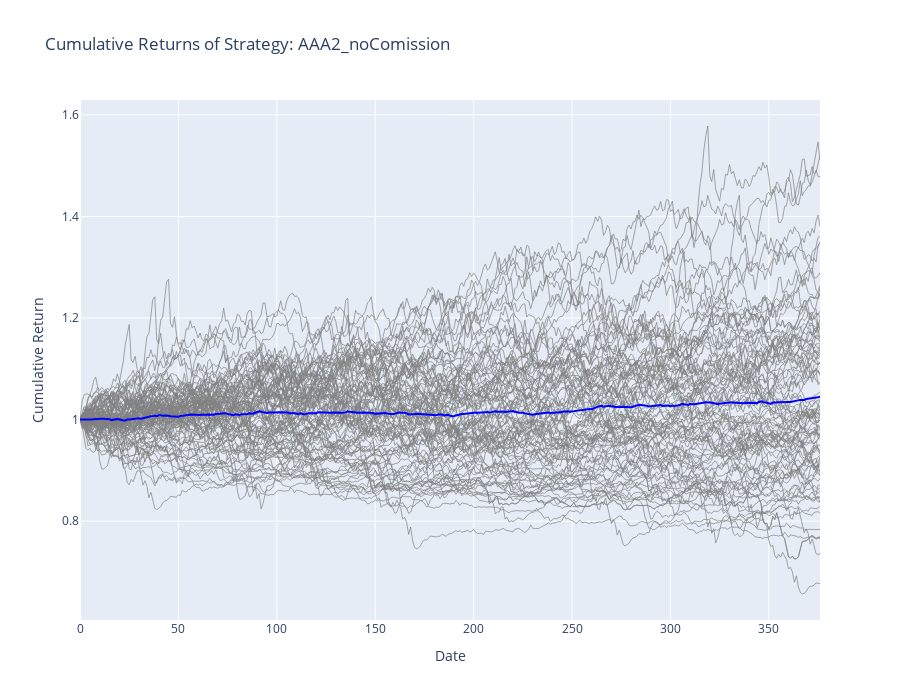

Here is the notebook cell this chart was saved with:
### Code cell
strategies_avg_bt_performance = test_results.get_strategies_bt_performance(aggregator='mean') #possible values: 'mean', 'median', 'min', 'max'
strategies_bt_min_performance = test_results.get_strategies_bt_performance(aggregator='min')
strategies_bt_max_performance = test_results.get_strategies_bt_performance(aggregator='max')

columns_to_drop = ['Calmar ratio', 'SQN', 'SQN trades', 'period_avg', 'period_stddev', 'period_positive', 'period_negative', 'period_best', 'period_worst']
column_orders = ['VWR','Sharpe ratio', 'annual volatility', 'annual return', 'final_value', 'Sortino ratio', 'max drawdown', 'VaR (5%)', 'skewness', 'kurtosis']
strategies_avg_bt_performance = strategies_avg_bt_performance.drop(columns=columns_to_drop)
strategies_bt_min_performance = strategies_bt_min_performance.drop(columns=columns_to_drop)
strategies_bt_max_performance = strategies_bt_max_performance.drop(columns=columns_to_drop)
strategies_avg_bt_performance = strategies_avg_bt_performance[column_orders]
strategies_bt_min_performance = strategies_bt_min_performance[column_orders]
strategies_bt_max_performance = strategies_bt_max_performance[column_orders]

strategy_summary_df = pd.DataFrame({
    "Average": strategies_avg_bt_performance.loc[analyze_strategy],
    "Minimum": strategies_bt_min_performance.loc[analyze_strategy],
    "Maximum": strategies_bt_max_performance.loc[analyze_strategy],
}).T

def format_df(df, decimals=2):
    return df.applymap(lambda x: f"{x:,.{decimals}f}" if isinstance(x, (int, float, np.floating)) else x)

display(Markdown(f"#### {analyze_strategy} Performance"))
display(Markdown(format_df(strategy_summary_df).sort_values('VWR').to_markdown()))

#of not existing, create images directory
if not os.path.exists("images"):
    os.makedirs("images")
if not os.path.exists(f"images/{analyze_strategy}"):
    os.makedirs(f"images/{analyze_strategy}")

with open(f"{strategy_images_path}/performance_analyzers.md", "w") as f:
    f.write(f"#### {analyze_strategy} Performance\n")
    f.write(format_df(strategy_summary_df).sort_values('VWR').to_markdown())

strategy_returns = test_results.strategies[analyze_strategy].get_returns()
strategy_cum_returns = (1 + strategy_returns).cumprod()
datasets_returns = test_results.strategies[analyze_strategy].get_datasets_returns()
datasets_cum_returns = (1 + datasets_returns).cumprod()

# Build an interactive Plotly chart showing all dataset cum-returns (faint gray)
# with the strategy cumulative return overlaid in blue.
# Use existing variables: datasets_cum_returns, strategy_cum_returns, analyze_strategy

# Prepare strategy series (handle DataFrame or Series)
if isinstance(strategy_cum_returns, pd.DataFrame):
    strat_series = strategy_cum_returns.iloc[:, 0]
else:
    strat_series = strategy_cum_returns

fig = go.Figure(layout=dict(height=700))

# Add each dataset as a faint gray trace
for col in datasets_cum_returns.columns:
    fig.add_trace(go.Scatter(
        x=datasets_cum_returns.index,
        y=datasets_cum_returns[col],
        mode='lines',
        line=dict(color='gray', width=1),
        opacity=0.7,
        name=col,
        showlegend=False,
        hovertemplate=col + '<br>Date: %{x}<br>Cumulative Return: %{y:.4f}<extra></extra>'
    ))

# Add the strategy cumulative return on top
fig.add_trace(go.Scatter(
    x=strat_series.index,
    y=strat_series.values,
    mode='lines',
    line=dict(color='blue', width=2),
    name=f'{analyze_strategy} (Average)',
    hovertemplate=analyze_strategy + '<br>Date: %{x}<br>Cumulative Return: %{y:.4f}<extra></extra>'
))

fig.update_layout(
    title=f'Cumulative Returns of Strategy: {analyze_strategy}',
    xaxis_title='Date',
    yaxis_title='Cumulative Return',
    hovermode='closest',   # show only one data point on hover
    showlegend=False
)

pyoff.iplot(fig)

### Figure 1 — Plotly figure (JSON) as saved in the notebook; plotly's stock layout.template omitted (floating-point values rounded to 4 significant figures; data arrays with more than 128 entries replaced by an {"elided": "..."} marker saying what was removed)
{"data": [{"hovertemplate": "dataset_1<br>Date: %{x}<br>Cumulative Return: %{y:.4f}<extra></extra>", "line": {"color": "gray", "width": 1}, "mode": "lines", "name": "dataset_1", "opacity": 0.7, "showlegend": false, "type": "scatter", "x": {"elided": "377 int values"}, "y": {"elided": "377 float values"}}, {"hovertemplate": "dataset_2<br>Date: %{x}<br>Cumulative Return: %{y:.4f}<extra></extra>", "line": {"color": "gray", "width": 1}, "mode": "lines", "name": "dataset_2", "opacity": 0.7, "showlegend": false, "type": "scatter", "x": {"elided": "377 int values"}, "y": {"elided": "377 float values"}}, {"hovertemplate": "dataset_3<br>Date: %{x}<br>Cumulative Return: %{y:.4f}<extra></extra>", "line": {"color": "gray", "width": 1}, "mode": "lines", "name": "dataset_3", "opacity": 0.7, "showlegend": false, "type": "scatter", "x": {"elided": "377 int values"}, "y": {"elided": "377 float values"}}, {"hovertemplate": "dataset_4<br>Date: %{x}<br>Cumulative Return: %{y:.4f}<extra></extra>", "line": {"color": "gray", "width": 1}, "mode": "lines", "name": "dataset_4", "opacity": 0.7, "showlegend": false, "type": "scatter", "x": {"elided": "377 int values"}, "y": {"elided": "377 float values"}}, {"hovertemplate": "dataset_5<br>Date: %{x}<br>Cumulative Return: %{y:.4f}<extra></extra>", "line": {"color": "gray", "width": 1}, "mode": "lines", "name": "dataset_5", "opacity": 0.7, "showlegend": false, "type": "scatter", "x": {"elided": "377 int values"}, "y": {"elided": "377 float values"}}, {"hovertemplate": "dataset_6<br>Date: %{x}<br>Cumulative Return: %{y:.4f}<extra></extra>", "line": {"color": "gray", "width": 1}, "mode": "lines", "name": "dataset_6", "opacity": 0.7, "showlegend": false, "type": "scatter", "x": {"elided": "377 int values"}, "y": {"elided": "377 float values"}}, {"hovertemplate": "dataset_7<br>Date: %{x}<br>Cumulative Return: %{y:.4f}<extra></extra>", "line": {"color": "gray", "width": 1}, "mode": "lines", "name": "dataset_7", "opacity": 0.7, "showlegend": false, "type": "scatter", "x": {"elided": "377 int values"}, "y": {"elided": "377 float values"}}, {"hovertemplate": "dataset_8<br>Date: %{x}<br>Cumulative Return: %{y:.4f}<extra></extra>", "line": {"color": "gray", "width": 1}, "mode": "lines", "name": "dataset_8", "opacity": 0.7, "showlegend": false, "type": "scatter", "x": {"elided": "377 int values"}, "y": {"elided": "377 float values"}}, {"hovertemplate": "dataset_9<br>Date: %{x}<br>Cumulative Return: %{y:.4f}<extra></extra>", "line": {"color": "gray", "width": 1}, "mode": "lines", "name": "dataset_9", "opacity": 0.7, "showlegend": false, "type": "scatter", "x": {"elided": "377 int values"}, "y": {"elided": "377 float values"}}, {"hovertemplate": "dataset_10<br>Date: %{x}<br>Cumulative Return: %{y:.4f}<extra></extra>", "line": {"color": "gray", "width": 1}, "mode": "lines", "name": "dataset_10", "opacity": 0.7, "showlegend": false, "type": "scatter", "x": {"elided": "377 int values"}, "y": {"elided": "377 float values"}}, {"hovertemplate": "dataset_11<br>Date: %{x}<br>Cumulative Return: %{y:.4f}<extra></extra>", "line": {"color": "gray", "width": 1}, "mode": "lines", "name": "dataset_11", "opacity": 0.7, "showlegend": false, "type": "scatter", "x": {"elided": "377 int values"}, "y": {"elided": "377 float values"}}, {"hovertemplate": "dataset_12<br>Date: %{x}<br>Cumulative Return: %{y:.4f}<extra></extra>", "line": {"color": "gray", "width": 1}, "mode": "lines", "name": "dataset_12", "opacity": 0.7, "showlegend": false, "type": "scatter", "x": {"elided": "377 int values"}, "y": {"elided": "377 float values"}}, {"hovertemplate": "dataset_13<br>Date: %{x}<br>Cumulative Return: %{y:.4f}<extra></extra>", "line": {"color": "gray", "width": 1}, "mode": "lines", "name": "dataset_13", "opacity": 0.7, "showlegend": false, "type": "scatter", "x": {"elided": "377 int values"}, "y": {"elided": "377 float values"}}, {"hovertemplate": "dataset_14<br>Date: %{x}<br>Cumulative Return: %{y:.4f}<extra></extra>", "line": {"color": "gray", "width": 1}, "mode": "lines", "name": "dataset_14", "opacity": 0.7, "showlegend": false, "type": "scatter", "x": {"elided": "377 int values"}, "y": {"elided": "377 float values"}}, {"hovertemplate": "dataset_15<br>Date: %{x}<br>Cumulative Return: %{y:.4f}<extra></extra>", "line": {"color": "gray", "width": 1}, "mode": "lines", "name": "dataset_15", "opacity": 0.7, "showlegend": false, "type": "scatter", "x": {"elided": "377 int values"}, "y": {"elided": "377 float values"}}, {"hovertemplate": "dataset_16<br>Date: %{x}<br>Cumulative Return: %{y:.4f}<extra></extra>", "line": {"color": "gray", "width": 1}, "mode": "lines", "name": "dataset_16", "opacity": 0.7, "showlegend": false, "type": "scatter", "x": {"elided": "377 int values"}, "y": {"elided": "377 float values"}}, {"hovertemplate": "dataset_17<br>Date: %{x}<br>Cumulative Return: %{y:.4f}<extra></extra>", "line": {"color": "gray", "width": 1}, "mode": "lines", "name": "dataset_17", "opacity": 0.7, "showlegend": false, "type": "scatter", "x": {"elided": "377 int values"}, "y": {"elided": "377 float values"}}, {"hovertemplate": "dataset_18<br>Date: %{x}<br>Cumulative Return: %{y:.4f}<extra></extra>", "line": {"color": "gray", "width": 1}, "mode": "lines", "name": "dataset_18", "opacity": 0.7, "showlegend": false, "type": "scatter", "x": {"elided": "377 int values"}, "y": {"elided": "377 float values"}}, {"hovertemplate": "dataset_19<br>Date: %{x}<br>Cumulative Return: %{y:.4f}<extra></extra>", "line": {"color": "gray", "width": 1}, "mode": "lines", "name": "dataset_19", "opacity": 0.7, "showlegend": false, "type": "scatter", "x": {"elided": "377 int values"}, "y": {"elided": "377 float values"}}, {"hovertemplate": "dataset_20<br>Date: %{x}<br>Cumulative Return: %{y:.4f}<extra></extra>", "line": {"color": "gray", "width": 1}, "mode": "lines", "name": "dataset_20", "opacity": 0.7, "showlegend": false, "type": "scatter", "x": {"elided": "377 int values"}, "y": {"elided": "377 float values"}}, {"hovertemplate": "dataset_21<br>Date: %{x}<br>Cumulative Return: %{y:.4f}<extra></extra>", "line": {"color": "gray", "width": 1}, "mode": "lines", "name": "dataset_21", "opacity": 0.7, "showlegend": false, "type": "scatter", "x": {"elided": "377 int values"}, "y": {"elided": "377 float values"}}, {"hovertemplate": "dataset_22<br>Date: %{x}<br>Cumulative Return: %{y:.4f}<extra></extra>", "line": {"color": "gray", "width": 1}, "mode": "lines", "name": "dataset_22", "opacity": 0.7, "showlegend": false, "type": "scatter", "x": {"elided": "377 int values"}, "y": {"elided": "377 float values"}}, {"hovertemplate": "dataset_23<br>Date: %{x}<br>Cumulative Return: %{y:.4f}<extra></extra>", "line": {"color": "gray", "width": 1}, "mode": "lines", "name": "dataset_23", "opacity": 0.7, "showlegend": false, "type": "scatter", "x": {"elided": "377 int values"}, "y": {"elided": "377 float values"}}, {"hovertemplate": "dataset_24<br>Date: %{x}<br>Cumulative Return: %{y:.4f}<extra></extra>", "line": {"color": "gray", "width": 1}, "mode": "lines", "name": "dataset_24", "opacity": 0.7, "showlegend": false, "type": "scatter", "x": {"elided": "377 int values"}, "y": {"elided": "377 float values"}}, {"hovertemplate": "dataset_25<br>Date: %{x}<br>Cumulative Return: %{y:.4f}<extra></extra>", "line": {"color": "gray", "width": 1}, "mode": "lines", "name": "dataset_25", "opacity": 0.7, "showlegend": false, "type": "scatter", "x": {"elided": "377 int values"}, "y": {"elided": "377 float values"}}, {"hovertemplate": "dataset_26<br>Date: %{x}<br>Cumulative Return: %{y:.4f}<extra></extra>", "line": {"color": "gray", "width": 1}, "mode": "lines", "name": "dataset_26", "opacity": 0.7, "showlegend": false, "type": "scatter", "x": {"elided": "377 int values"}, "y": {"elided": "377 float values"}}, {"hovertemplate": "dataset_27<br>Date: %{x}<br>Cumulative Return: %{y:.4f}<extra></extra>", "line": {"color": "gray", "width": 1}, "mode": "lines", "name": "dataset_27", "opacity": 0.7, "showlegend": false, "type": "scatter", "x": {"elided": "377 int values"}, "y": {"elided": "377 float values"}}, {"hovertemplate": "dataset_28<br>Date: %{x}<br>Cumulative Return: %{y:.4f}<extra></extra>", "line": {"color": "gray", "width": 1}, "mode": "lines", "name": "dataset_28", "opacity": 0.7, "showlegend": false, "type": "scatter", "x": {"elided": "377 int values"}, "y": {"elided": "377 float values"}}, {"hovertemplate": "dataset_29<br>Date: %{x}<br>Cumulative Return: %{y:.4f}<extra></extra>", "line": {"color": "gray", "width": 1}, "mode": "lines", "name": "dataset_29", "opacity": 0.7, "showlegend": false, "type": "scatter", "x": {"elided": "377 int values"}, "y": {"elided": "377 float values"}}, {"hovertemplate": "dataset_30<br>Date: %{x}<br>Cumulative Return: %{y:.4f}<extra></extra>", "line": {"color": "gray", "width": 1}, "mode": "lines", "name": "dataset_30", "opacity": 0.7, "showlegend": false, "type": "scatter", "x": {"elided": "377 int values"}, "y": {"elided": "377 float values"}}, {"hovertemplate": "dataset_31<br>Date: %{x}<br>Cumulative Return: %{y:.4f}<extra></extra>", "line": {"color": "gray", "width": 1}, "mode": "lines", "name": "dataset_31", "opacity": 0.7, "showlegend": false, "type": "scatter", "x": {"elided": "377 int values"}, "y": {"elided": "377 float values"}}, {"hovertemplate": "dataset_32<br>Date: %{x}<br>Cumulative Return: %{y:.4f}<extra></extra>", "line": {"color": "gray", "width": 1}, "mode": "lines", "name": "dataset_32", "opacity": 0.7, "showlegend": false, "type": "scatter", "x": {"elided": "377 int values"}, "y": {"elided": "377 float values"}}, {"hovertemplate": "dataset_33<br>Date: %{x}<br>Cumulative Return: %{y:.4f}<extra></extra>", "line": {"color": "gray", "width": 1}, "mode": "lines", "name": "dataset_33", "opacity": 0.7, "showlegend": false, "type": "scatter", "x": {"elided": "377 int values"}, "y": {"elided": "377 float values"}}, {"hovertemplate": "dataset_34<br>Date: %{x}<br>Cumulative Return: %{y:.4f}<extra></extra>", "line": {"color": "gray", "width": 1}, "mode": "lines", "name": "dataset_34", "opacity": 0.7, "showlegend": false, "type": "scatter", "x": {"elided": "377 int values"}, "y": {"elided": "377 float values"}}, {"hovertemplate": "dataset_35<br>Date: %{x}<br>Cumulative Return: %{y:.4f}<extra></extra>", "line": {"color": "gray", "width": 1}, "mode": "lines", "name": "dataset_35", "opacity": 0.7, "showlegend": false, "type": "scatter", "x": {"elided": "377 int values"}, "y": {"elided": "377 float values"}}, {"hovertemplate": "dataset_36<br>Date: %{x}<br>Cumulative Return: %{y:.4f}<extra></extra>", "line": {"color": "gray", "width": 1}, "mode": "lines", "name": "dataset_36", "opacity": 0.7, "showlegend": false, "type": "scatter", "x": {"elided": "377 int values"}, "y": {"elided": "377 float values"}}, {"hovertemplate": "dataset_37<br>Date: %{x}<br>Cumulative Return: %{y:.4f}<extra></extra>", "line": {"color": "gray", "width": 1}, "mode": "lines", "name": "dataset_37", "opacity": 0.7, "showlegend": false, "type": "scatter", "x": {"elided": "377 int values"}, "y": {"elided": "377 float values"}}, {"hovertemplate": "dataset_38<br>Date: %{x}<br>Cumulative Return: %{y:.4f}<extra></extra>", "line": {"color": "gray", "width": 1}, "mode": "lines", "name": "dataset_38", "opacity": 0.7, "showlegend": false, "type": "scatter", "x": {"elided": "377 int values"}, "y": {"elided": "377 float values"}}, {"hovertemplate": "dataset_39<br>Date: %{x}<br>Cumulative Return: %{y:.4f}<extra></extra>", "line": {"color": "gray", "width": 1}, "mode": "lines", "name": "dataset_39", "opacity": 0.7, "showlegend": false, "type": "scatter", "x": {"elided": "377 int values"}, "y": {"elided": "377 float values"}}, {"hovertemplate": "dataset_40<br>Date: %{x}<br>Cumulative Return: %{y:.4f}<extra></extra>", "line": {"color": "gray", "width": 1}, "mode": "lines", "name": "dataset_40", "opacity": 0.7, "showlegend": false, "type": "scatter", "x": {"elided": "377 int values"}, "y": {"elided": "377 float values"}}, {"hovertemplate": "dataset_41<br>Date: %{x}<br>Cumulative Return: %{y:.4f}<extra></extra>", "line": {"color": "gray", "width": 1}, "mode": "lines", "name": "dataset_41", "opacity": 0.7, "showlegend": false, "type": "scatter", "x": {"elided": "377 int values"}, "y": {"elided": "377 float values"}}, {"hovertemplate": "dataset_42<br>Date: %{x}<br>Cumulative Return: %{y:.4f}<extra></extra>", "line": {"color": "gray", "width": 1}, "mode": "lines", "name": "dataset_42", "opacity": 0.7, "showlegend": false, "type": "scatter", "x": {"elided": "377 int values"}, "y": {"elided": "377 float values"}}, {"hovertemplate": "dataset_43<br>Date: %{x}<br>Cumulative Return: %{y:.4f}<extra></extra>", "line": {"color": "gray", "width": 1}, "mode": "lines", "name": "dataset_43", "opacity": 0.7, "showlegend": false, "type": "scatter", "x": {"elided": "377 int values"}, "y": {"elided": "377 float values"}}, {"hovertemplate": "dataset_44<br>Date: %{x}<br>Cumulative Return: %{y:.4f}<extra></extra>", "line": {"color": "gray", "width": 1}, "mode": "lines", "name": "dataset_44", "opacity": 0.7, "showlegend": false, "type": "scatter", "x": {"elided": "377 int values"}, "y": {"elided": "377 float values"}}, {"hovertemplate": "dataset_45<br>Date: %{x}<br>Cumulative Return: %{y:.4f}<extra></extra>", "line": {"color": "gray", "width": 1}, "mode": "lines", "name": "dataset_45", "opacity": 0.7, "showlegend": false, "type": "scatter", "x": {"elided": "377 int values"}, "y": {"elided": "377 float values"}}, {"hovertemplate": "dataset_46<br>Date: %{x}<br>Cumulative Return: %{y:.4f}<extra></extra>", "line": {"color": "gray", "width": 1}, "mode": "lines", "name": "dataset_46", "opacity": 0.7, "showlegend": false, "type": "scatter", "x": {"elided": "377 int values"}, "y": {"elided": "377 float values"}}, {"hovertemplate": "dataset_47<br>Date: %{x}<br>Cumulative Return: %{y:.4f}<extra></extra>", "line": {"color": "gray", "width": 1}, "mode": "lines", "name": "dataset_47", "opacity": 0.7, "showlegend": false, "type": "scatter", "x": {"elided": "377 int values"}, "y": {"elided": "377 float values"}}, {"hovertemplate": "dataset_48<br>Date: %{x}<br>Cumulative Return: %{y:.4f}<extra></extra>", "line": {"color": "gray", "width": 1}, "mode": "lines", "name": "dataset_48", "opacity": 0.7, "showlegend": false, "type": "scatter", "x": {"elided": "377 int values"}, "y": {"elided": "377 float values"}}, {"hovertemplate": "dataset_49<br>Date: %{x}<br>Cumulative Return: %{y:.4f}<extra></extra>", "line": {"color": "gray", "width": 1}, "mode": "lines", "name": "dataset_49", "opacity": 0.7, "showlegend": false, "type": "scatter", "x": {"elided": "377 int values"}, "y": {"elided": "377 float values"}}, {"hovertemplate": "dataset_50<br>Date: %{x}<br>Cumulative Return: %{y:.4f}<extra></extra>", "line": {"color": "gray", "width": 1}, "mode": "lines", "name": "dataset_50", "opacity": 0.7, "showlegend": false, "type": "scatter", "x": {"elided": "377 int values"}, "y": {"elided": "377 float values"}}, {"hovertemplate": "dataset_51<br>Date: %{x}<br>Cumulative Return: %{y:.4f}<extra></extra>", "line": {"color": "gray", "width": 1}, "mode": "lines", "name": "dataset_51", "opacity": 0.7, "showlegend": false, "type": "scatter", "x": {"elided": "377 int values"}, "y": {"elided": "377 float values"}}, {"hovertemplate": "dataset_52<br>Date: %{x}<br>Cumulative Return: %{y:.4f}<extra></extra>", "line": {"color": "gray", "width": 1}, "mode": "lines", "name": "dataset_52", "opacity": 0.7, "showlegend": false, "type": "scatter", "x": {"elided": "377 int values"}, "y": {"elided": "377 float values"}}, {"hovertemplate": "dataset_53<br>Date: %{x}<br>Cumulative Return: %{y:.4f}<extra></extra>", "line": {"color": "gray", "width": 1}, "mode": "lines", "name": "dataset_53", "opacity": 0.7, "showlegend": false, "type": "scatter", "x": {"elided": "377 int values"}, "y": {"elided": "377 float values"}}, {"hovertemplate": "dataset_54<br>Date: %{x}<br>Cumulative Return: %{y:.4f}<extra></extra>", "line": {"color": "gray", "width": 1}, "mode": "lines", "name": "dataset_54", "opacity": 0.7, "showlegend": false, "type": "scatter", "x": {"elided": "377 int values"}, "y": {"elided": "377 float values"}}, {"hovertemplate": "dataset_55<br>Date: %{x}<br>Cumulative Return: %{y:.4f}<extra></extra>", "line": {"color": "gray", "width": 1}, "mode": "lines", "name": "dataset_55", "opacity": 0.7, "showlegend": false, "type": "scatter", "x": {"elided": "377 int values"}, "y": {"elided": "377 float values"}}, {"hovertemplate": "dataset_56<br>Date: %{x}<br>Cumulative Return: %{y:.4f}<extra></extra>", "line": {"color": "gray", "width": 1}, "mode": "lines", "name": "dataset_56", "opacity": 0.7, "showlegend": false, "type": "scatter", "x": {"elided": "377 int values"}, "y": {"elided": "377 float values"}}, {"hovertemplate": "dataset_57<br>Date: %{x}<br>Cumulative Return: %{y:.4f}<extra></extra>", "line": {"color": "gray", "width": 1}, "mode": "lines", "name": "dataset_57", "opacity": 0.7, "showlegend": false, "type": "scatter", "x": {"elided": "377 int values"}, "y": {"elided": "377 float values"}}, {"hovertemplate": "dataset_58<br>Date: %{x}<br>Cumulative Return: %{y:.4f}<extra></extra>", "line": {"color": "gray", "width": 1}, "mode": "lines", "name": "dataset_58", "opacity": 0.7, "showlegend": false, "type": "scatter", "x": {"elided": "377 int values"}, "y": {"elided": "377 float values"}}, {"hovertemplate": "dataset_59<br>Date: %{x}<br>Cumulative Return: %{y:.4f}<extra></extra>", "line": {"color": "gray", "width": 1}, "mode": "lines", "name": "dataset_59", "opacity": 0.7, "showlegend": false, "type": "scatter", "x": {"elided": "377 int values"}, "y": {"elided": "377 float values"}}, {"hovertemplate": "dataset_60<br>Date: %{x}<br>Cumulative Return: %{y:.4f}<extra></extra>", "line": {"color": "gray", "width": 1}, "mode": "lines", "name": "dataset_60", "opacity": 0.7, "showlegend": false, "type": "scatter", "x": {"elided": "377 int values"}, "y": {"elided": "377 float values"}}, {"hovertemplate": "dataset_61<br>Date: %{x}<br>Cumulative Return: %{y:.4f}<extra></extra>", "line": {"color": "gray", "width": 1}, "mode": "lines", "name": "dataset_61", "opacity": 0.7, "showlegend": false, "type": "scatter", "x": {"elided": "377 int values"}, "y": {"elided": "377 float values"}}, {"hovertemplate": "dataset_62<br>Date: %{x}<br>Cumulative Return: %{y:.4f}<extra></extra>", "line": {"color": "gray", "width": 1}, "mode": "lines", "name": "dataset_62", "opacity": 0.7, "showlegend": false, "type": "scatter", "x": {"elided": "377 int values"}, "y": {"elided": "377 float values"}}, {"hovertemplate": "dataset_63<br>Date: %{x}<br>Cumulative Return: %{y:.4f}<extra></extra>", "line": {"color": "gray", "width": 1}, "mode": "lines", "name": "dataset_63", "opacity": 0.7, "showlegend": false, "type": "scatter", "x": {"elided": "377 int values"}, "y": {"elided": "377 float values"}}, {"hovertemplate": "dataset_64<br>Date: %{x}<br>Cumulative Return: %{y:.4f}<extra></extra>", "line": {"color": "gray", "width": 1}, "mode": "lines", "name": "dataset_64", "opacity": 0.7, "showlegend": false, "type": "scatter", "x": {"elided": "377 int values"}, "y": {"elided": "377 float values"}}, {"hovertemplate": "dataset_65<br>Date: %{x}<br>Cumulative Return: %{y:.4f}<extra></extra>", "line": {"color": "gray", "width": 1}, "mode": "lines", "name": "dataset_65", "opacity": 0.7, "showlegend": false, "type": "scatter", "x": {"elided": "377 int values"}, "y": {"elided": "377 float values"}}, {"hovertemplate": "dataset_66<br>Date: %{x}<br>Cumulative Return: %{y:.4f}<extra></extra>", "line": {"color": "gray", "width": 1}, "mode": "lines", "name": "dataset_66", "opacity": 0.7, "showlegend": false, "type": "scatter", "x": {"elided": "377 int values"}, "y": {"elided": "377 float values"}}, {"hovertemplate": "dataset_67<br>Date: %{x}<br>Cumulative Return: %{y:.4f}<extra></extra>", "line": {"color": "gray", "width": 1}, "mode": "lines", "name": "dataset_67", "opacity": 0.7, "showlegend": false, "type": "scatter", "x": {"elided": "377 int values"}, "y": {"elided": "377 float values"}}, {"hovertemplate": "dataset_68<br>Date: %{x}<br>Cumulative Return: %{y:.4f}<extra></extra>", "line": {"color": "gray", "width": 1}, "mode": "lines", "name": "dataset_68", "opacity": 0.7, "showlegend": false, "type": "scatter", "x": {"elided": "377 int values"}, "y": {"elided": "377 float values"}}, {"hovertemplate": "dataset_69<br>Date: %{x}<br>Cumulative Return: %{y:.4f}<extra></extra>", "line": {"color": "gray", "width": 1}, "mode": "lines", "name": "dataset_69", "opacity": 0.7, "showlegend": false, "type": "scatter", "x": {"elided": "377 int values"}, "y": {"elided": "377 float values"}}, {"hovertemplate": "dataset_70<br>Date: %{x}<br>Cumulative Return: %{y:.4f}<extra></extra>", "line": {"color": "gray", "width": 1}, "mode": "lines", "name": "dataset_70", "opacity": 0.7, "showlegend": false, "type": "scatter", "x": {"elided": "377 int values"}, "y": {"elided": "377 float values"}}, {"hovertemplate": "dataset_71<br>Date: %{x}<br>Cumulative Return: %{y:.4f}<extra></extra>", "line": {"color": "gray", "width": 1}, "mode": "lines", "name": "dataset_71", "opacity": 0.7, "showlegend": false, "type": "scatter", "x": {"elided": "377 int values"}, "y": {"elided": "377 float values"}}, {"hovertemplate": "dataset_72<br>Date: %{x}<br>Cumulative Return: %{y:.4f}<extra></extra>", "line": {"color": "gray", "width": 1}, "mode": "lines", "name": "dataset_72", "opacity": 0.7, "showlegend": false, "type": "scatter", "x": {"elided": "377 int values"}, "y": {"elided": "377 float values"}}, {"hovertemplate": "dataset_73<br>Date: %{x}<br>Cumulative Return: %{y:.4f}<extra></extra>", "line": {"color": "gray", "width": 1}, "mode": "lines", "name": "dataset_73", "opacity": 0.7, "showlegend": false, "type": "scatter", "x": {"elided": "377 int values"}, "y": {"elided": "377 float values"}}, {"hovertemplate": "dataset_74<br>Date: %{x}<br>Cumulative Return: %{y:.4f}<extra></extra>", "line": {"color": "gray", "width": 1}, "mode": "lines", "name": "dataset_74", "opacity": 0.7, "showlegend": false, "type": "scatter", "x": {"elided": "377 int values"}, "y": {"elided": "377 float values"}}, {"hovertemplate": "dataset_75<br>Date: %{x}<br>Cumulative Return: %{y:.4f}<extra></extra>", "line": {"color": "gray", "width": 1}, "mode": "lines", "name": "dataset_75", "opacity": 0.7, "showlegend": false, "type": "scatter", "x": {"elided": "377 int values"}, "y": {"elided": "377 float values"}}, {"hovertemplate": "dataset_76<br>Date: %{x}<br>Cumulative Return: %{y:.4f}<extra></extra>", "line": {"color": "gray", "width": 1}, "mode": "lines", "name": "dataset_76", "opacity": 0.7, "showlegend": false, "type": "scatter", "x": {"elided": "377 int values"}, "y": {"elided": "377 float values"}}, {"hovertemplate": "dataset_77<br>Date: %{x}<br>Cumulative Return: %{y:.4f}<extra></extra>", "line": {"color": "gray", "width": 1}, "mode": "lines", "name": "dataset_77", "opacity": 0.7, "showlegend": false, "type": "scatter", "x": {"elided": "377 int values"}, "y": {"elided": "377 float values"}}, {"hovertemplate": "dataset_78<br>Date: %{x}<br>Cumulative Return: %{y:.4f}<extra></extra>", "line": {"color": "gray", "width": 1}, "mode": "lines", "name": "dataset_78", "opacity": 0.7, "showlegend": false, "type": "scatter", "x": {"elided": "377 int values"}, "y": {"elided": "377 float values"}}, {"hovertemplate": "dataset_79<br>Date: %{x}<br>Cumulative Return: %{y:.4f}<extra></extra>", "line": {"color": "gray", "width": 1}, "mode": "lines", "name": "dataset_79", "opacity": 0.7, "showlegend": false, "type": "scatter", "x": {"elided": "377 int values"}, "y": {"elided": "377 float values"}}, {"hovertemplate": "dataset_80<br>Date: %{x}<br>Cumulative Return: %{y:.4f}<extra></extra>", "line": {"color": "gray", "width": 1}, "mode": "lines", "name": "dataset_80", "opacity": 0.7, "showlegend": false, "type": "scatter", "x": {"elided": "377 int values"}, "y": {"elided": "377 float values"}}, {"hovertemplate": "dataset_81<br>Date: %{x}<br>Cumulative Return: %{y:.4f}<extra></extra>", "line": {"color": "gray", "width": 1}, "mode": "lines", "name": "dataset_81", "opacity": 0.7, "showlegend": false, "type": "scatter", "x": {"elided": "377 int values"}, "y": {"elided": "377 float values"}}, {"hovertemplate": "dataset_82<br>Date: %{x}<br>Cumulative Return: %{y:.4f}<extra></extra>", "line": {"color": "gray", "width": 1}, "mode": "lines", "name": "dataset_82", "opacity": 0.7, "showlegend": false, "type": "scatter", "x": {"elided": "377 int values"}, "y": {"elided": "377 float values"}}, {"hovertemplate": "dataset_83<br>Date: %{x}<br>Cumulative Return: %{y:.4f}<extra></extra>", "line": {"color": "gray", "width": 1}, "mode": "lines", "name": "dataset_83", "opacity": 0.7, "showlegend": false, "type": "scatter", "x": {"elided": "377 int values"}, "y": {"elided": "377 float values"}}, {"hovertemplate": "dataset_84<br>Date: %{x}<br>Cumulative Return: %{y:.4f}<extra></extra>", "line": {"color": "gray", "width": 1}, "mode": "lines", "name": "dataset_84", "opacity": 0.7, "showlegend": false, "type": "scatter", "x": {"elided": "377 int values"}, "y": {"elided": "377 float values"}}, {"hovertemplate": "dataset_85<br>Date: %{x}<br>Cumulative Return: %{y:.4f}<extra></extra>", "line": {"color": "gray", "width": 1}, "mode": "lines", "name": "dataset_85", "opacity": 0.7, "showlegend": false, "type": "scatter", "x": {"elided": "377 int values"}, "y": {"elided": "377 float values"}}, {"hovertemplate": "dataset_86<br>Date: %{x}<br>Cumulative Return: %{y:.4f}<extra></extra>", "line": {"color": "gray", "width": 1}, "mode": "lines", "name": "dataset_86", "opacity": 0.7, "showlegend": false, "type": "scatter", "x": {"elided": "377 int values"}, "y": {"elided": "377 float values"}}, {"hovertemplate": "dataset_87<br>Date: %{x}<br>Cumulative Return: %{y:.4f}<extra></extra>", "line": {"color": "gray", "width": 1}, "mode": "lines", "name": "dataset_87", "opacity": 0.7, "showlegend": false, "type": "scatter", "x": {"elided": "377 int values"}, "y": {"elided": "377 float values"}}, {"hovertemplate": "dataset_88<br>Date: %{x}<br>Cumulative Return: %{y:.4f}<extra></extra>", "line": {"color": "gray", "width": 1}, "mode": "lines", "name": "dataset_88", "opacity": 0.7, "showlegend": false, "type": "scatter", "x": {"elided": "377 int values"}, "y": {"elided": "377 float values"}}, {"hovertemplate": "dataset_89<br>Date: %{x}<br>Cumulative Return: %{y:.4f}<extra></extra>", "line": {"color": "gray", "width": 1}, "mode": "lines", "name": "dataset_89", "opacity": 0.7, "showlegend": false, "type": "scatter", "x": {"elided": "377 int values"}, "y": {"elided": "377 float values"}}, {"hovertemplate": "dataset_90<br>Date: %{x}<br>Cumulative Return: %{y:.4f}<extra></extra>", "line": {"color": "gray", "width": 1}, "mode": "lines", "name": "dataset_90", "opacity": 0.7, "showlegend": false, "type": "scatter", "x": {"elided": "377 int values"}, "y": {"elided": "377 float values"}}, {"hovertemplate": "dataset_91<br>Date: %{x}<br>Cumulative Return: %{y:.4f}<extra></extra>", "line": {"color": "gray", "width": 1}, "mode": "lines", "name": "dataset_91", "opacity": 0.7, "showlegend": false, "type": "scatter", "x": {"elided": "377 int values"}, "y": {"elided": "377 float values"}}, {"hovertemplate": "dataset_92<br>Date: %{x}<br>Cumulative Return: %{y:.4f}<extra></extra>", "line": {"color": "gray", "width": 1}, "mode": "lines", "name": "dataset_92", "opacity": 0.7, "showlegend": false, "type": "scatter", "x": {"elided": "377 int values"}, "y": {"elided": "377 float values"}}, {"hovertemplate": "dataset_93<br>Date: %{x}<br>Cumulative Return: %{y:.4f}<extra></extra>", "line": {"color": "gray", "width": 1}, "mode": "lines", "name": "dataset_93", "opacity": 0.7, "showlegend": false, "type": "scatter", "x": {"elided": "377 int values"}, "y": {"elided": "377 float values"}}, {"hovertemplate": "dataset_94<br>Date: %{x}<br>Cumulative Return: %{y:.4f}<extra></extra>", "line": {"color": "gray", "width": 1}, "mode": "lines", "name": "dataset_94", "opacity": 0.7, "showlegend": false, "type": "scatter", "x": {"elided": "377 int values"}, "y": {"elided": "377 float values"}}, {"hovertemplate": "dataset_95<br>Date: %{x}<br>Cumulative Return: %{y:.4f}<extra></extra>", "line": {"color": "gray", "width": 1}, "mode": "lines", "name": "dataset_95", "opacity": 0.7, "showlegend": false, "type": "scatter", "x": {"elided": "377 int values"}, "y": {"elided": "377 float values"}}, {"hovertemplate": "dataset_96<br>Date: %{x}<br>Cumulative Return: %{y:.4f}<extra></extra>", "line": {"color": "gray", "width": 1}, "mode": "lines", "name": "dataset_96", "opacity": 0.7, "showlegend": false, "type": "scatter", "x": {"elided": "377 int values"}, "y": {"elided": "377 float values"}}, {"hovertemplate": "dataset_97<br>Date: %{x}<br>Cumulative Return: %{y:.4f}<extra></extra>", "line": {"color": "gray", "width": 1}, "mode": "lines", "name": "dataset_97", "opacity": 0.7, "showlegend": false, "type": "scatter", "x": {"elided": "377 int values"}, "y": {"elided": "377 float values"}}, {"hovertemplate": "dataset_98<br>Date: %{x}<br>Cumulative Return: %{y:.4f}<extra></extra>", "line": {"color": "gray", "width": 1}, "mode": "lines", "name": "dataset_98", "opacity": 0.7, "showlegend": false, "type": "scatter", "x": {"elided": "377 int values"}, "y": {"elided": "377 float values"}}, {"hovertemplate": "dataset_99<br>Date: %{x}<br>Cumulative Return: %{y:.4f}<extra></extra>", "line": {"color": "gray", "width": 1}, "mode": "lines", "name": "dataset_99", "opacity": 0.7, "showlegend": false, "type": "scatter", "x": {"elided": "377 int values"}, "y": {"elided": "377 float values"}}, {"hovertemplate": "dataset_100<br>Date: %{x}<br>Cumulative Return: %{y:.4f}<extra></extra>", "line": {"color": "gray", "width": 1}, "mode": "lines", "name": "dataset_100", "opacity": 0.7, "showlegend": false, "type": "scatter", "x": {"elided": "377 int values"}, "y": {"elided": "377 float values"}}, {"hovertemplate": "AAA2_noComission<br>Date: %{x}<br>Cumulative Return: %{y:.4f}<extra></extra>", "line": {"color": "blue", "width": 2}, "mode": "lines", "name": "AAA2_noComission (Average)", "type": "scatter", "x": {"elided": "377 int values"}, "y": {"elided": "377 float values"}}], "layout": {"height": 700, "hovermode": "closest", "showlegend": false, "title": {"text": "Cumulative Returns of Strategy: AAA2_noComission"}, "xaxis": {"title": {"text": "Date"}}, "yaxis": {"title": {"text": "Cumulative Return"}}}}
